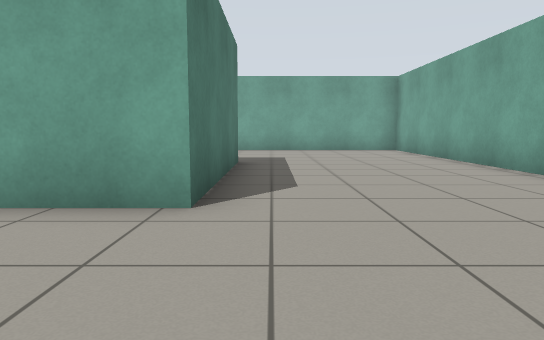
[1] (above)

21 first-person views from a walk through a Gazebo world. The camera is 0.72 m above the floor, tilts 6° down and sees 70° across. The floor is counted in squares, 1 m on a side. Each view is taken from the middle of a square. On the plan, view 1 faces up. The plan holds only what a view shows up to about 11 squares ahead; the rest is blank.

[2]
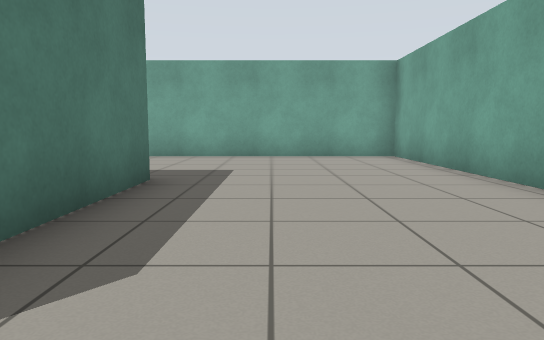

[3]
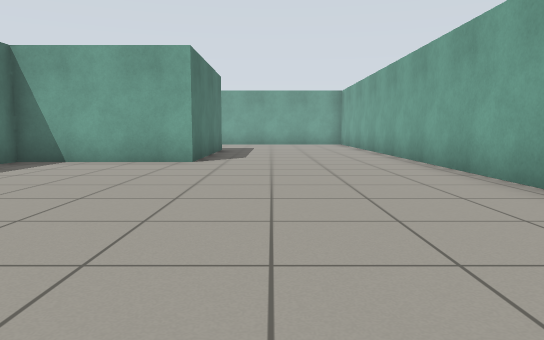

[4]
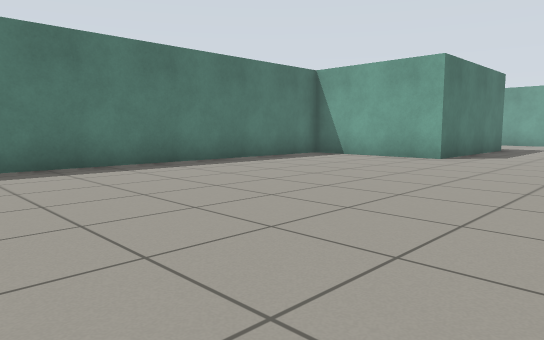

[5]
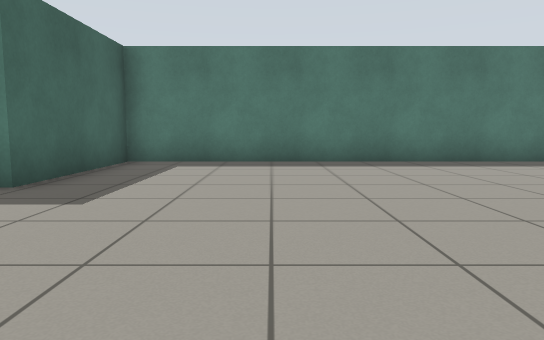

[6]
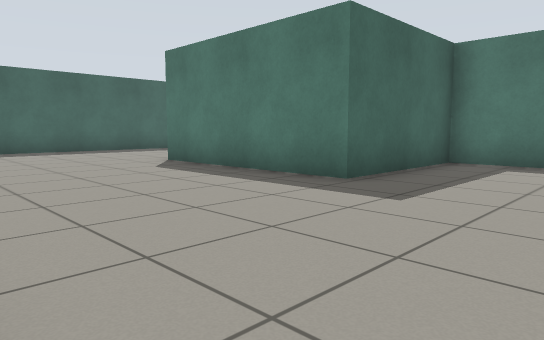

[7]
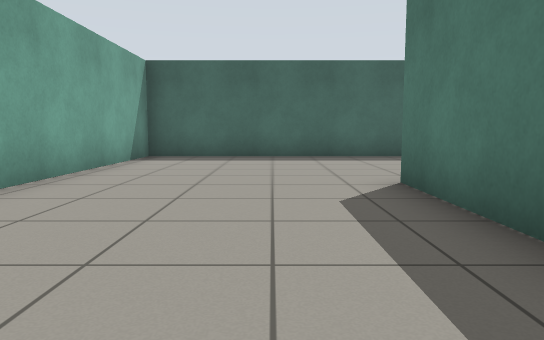

[8]
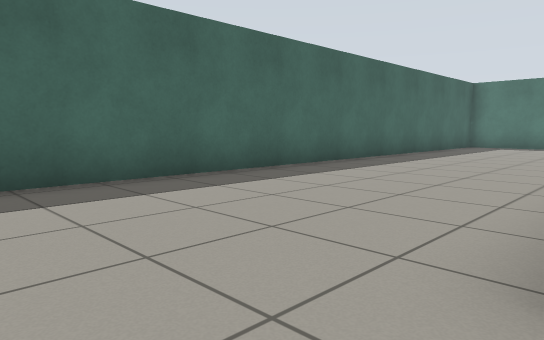

[9]
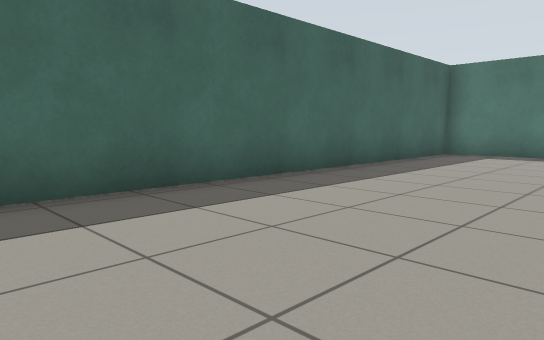

[10]
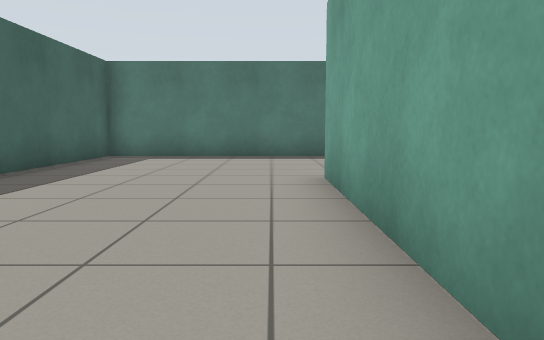

[11]
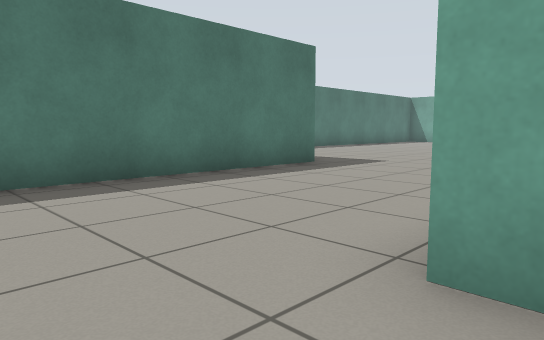

[12]
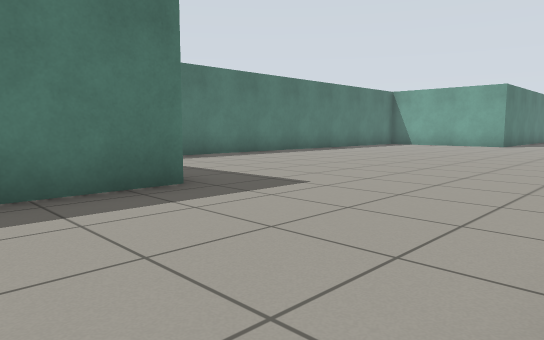

[13]
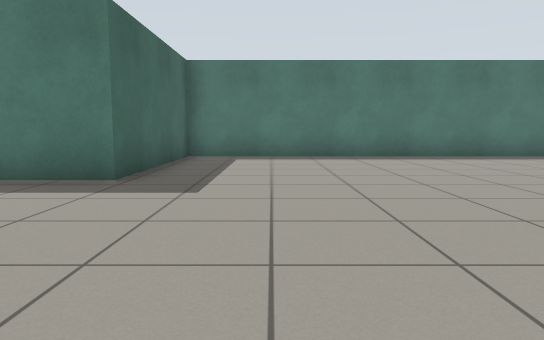

[14]
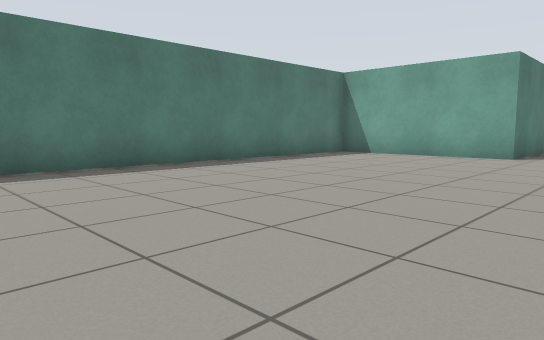

[15]
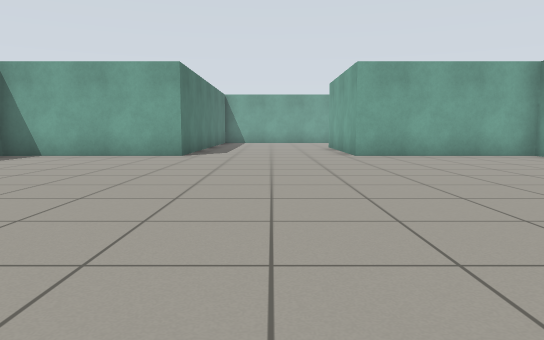

[16]
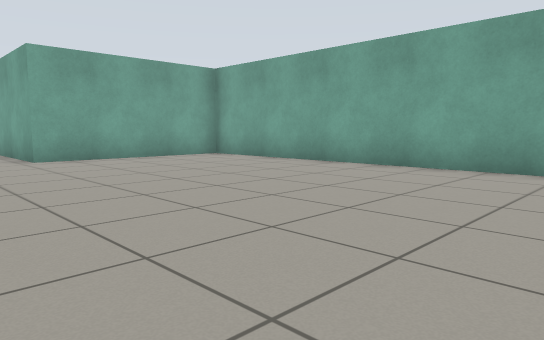

[17]
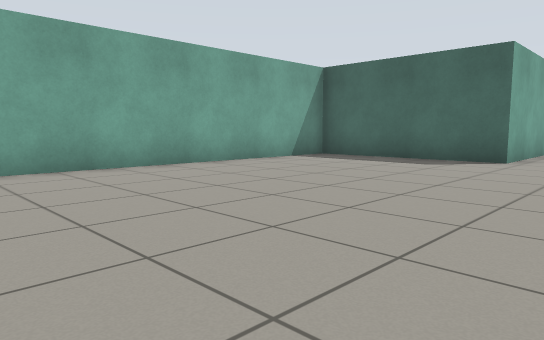

[18]
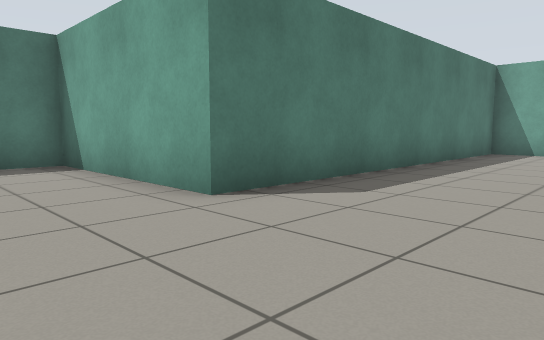

[19]
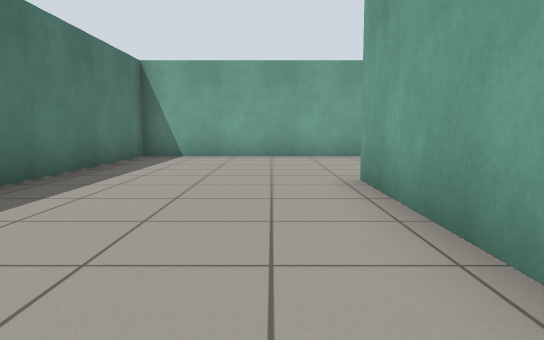

[20]
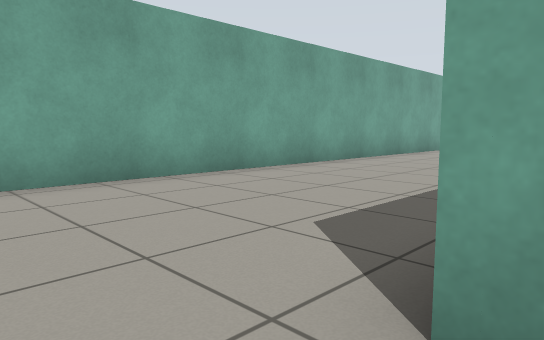

[21]
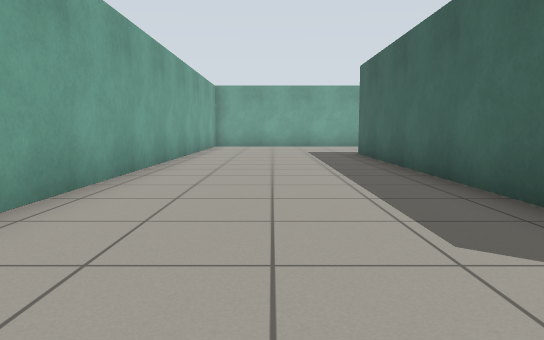

### Floor plan
Points are (right, up) in squares from view 1. A wall is a line through its corners. A room is listed if a view was taken in it or the views show most of it. See-through windows are left out.
Room 1 (views 1, 2, 3, 4, 5, 6, 7, 8, 9, 10, 11, 12, 13, 14, 15, 16, 17, 18, 19, 20, 21)
walls: (-5.9, -10.7) (-5.9, 3.5) (-10.7, 3.5) (-10.7, 8.5); (-10.7, -14.7) (-10.7, -11.2) (-6.4, -11.2); (4.3, -0.4) (4.3, 13.3) (-15.4, 13.3) (-15.4, 3.5) (-20.3, 3.5) (-20.3, -11.2) (-15.4, -11.2) (-15.4, -21.3) (4.3, -21.3) (4.3, -15.6); (-6, -16.2) (-10.7, -16.2); (-8.5, 8.5) (-0.7, 8.5) (-0.7, 3.5) (-4.6, 3.5) (-4.6, -11.2) (-0.7, -11.2) (-0.7, -16.3)

Positions as (right, up) in squares from view 1, and headings:
1: (0, 0), facing up
2: (1, 3), facing up
3: (1, -5), facing up
4: (3, -6), facing up-left
5: (4, -8), facing left
6: (4, -8), facing down-left
7: (1, -11), facing down
8: (1, -16), facing down-left
9: (-4, -17), facing down-left
10: (-5, -17), facing left
11: (-10, -18), facing up-left
12: (-11, -14), facing up-left
13: (-10, -9), facing left
14: (-13, -7), facing up-left
15: (-13, -7), facing up
16: (-13, -6), facing up-right
17: (-13, -2), facing down-right
18: (-12, 1), facing up-left
19: (-12, 3), facing up
20: (-12, 8), facing up-right
21: (-12, 11), facing right
